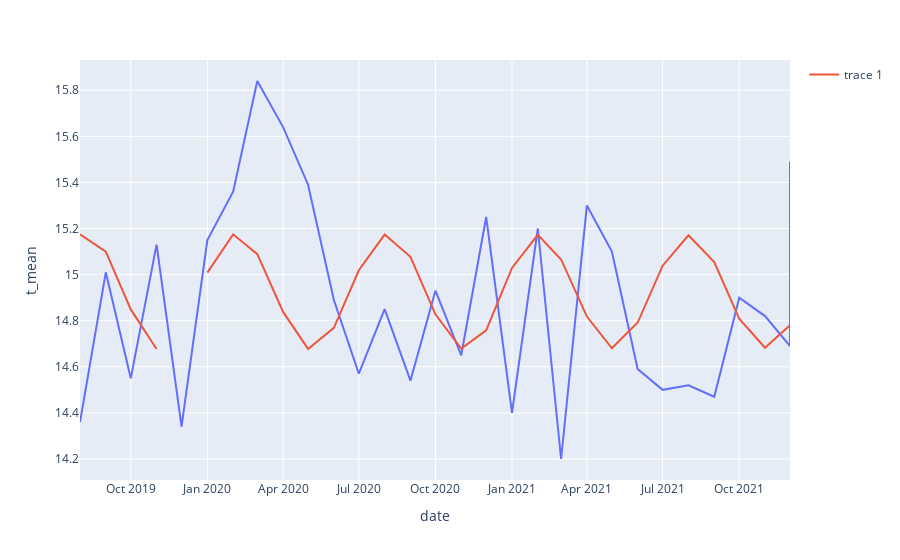

Notebook cell for this chart:
### Code cell
fig = px.line(test, x='date', y='t_mean')
fig.add_scatter(x=test['date'], y=test['t_pred'], mode='lines')
fig.show()
